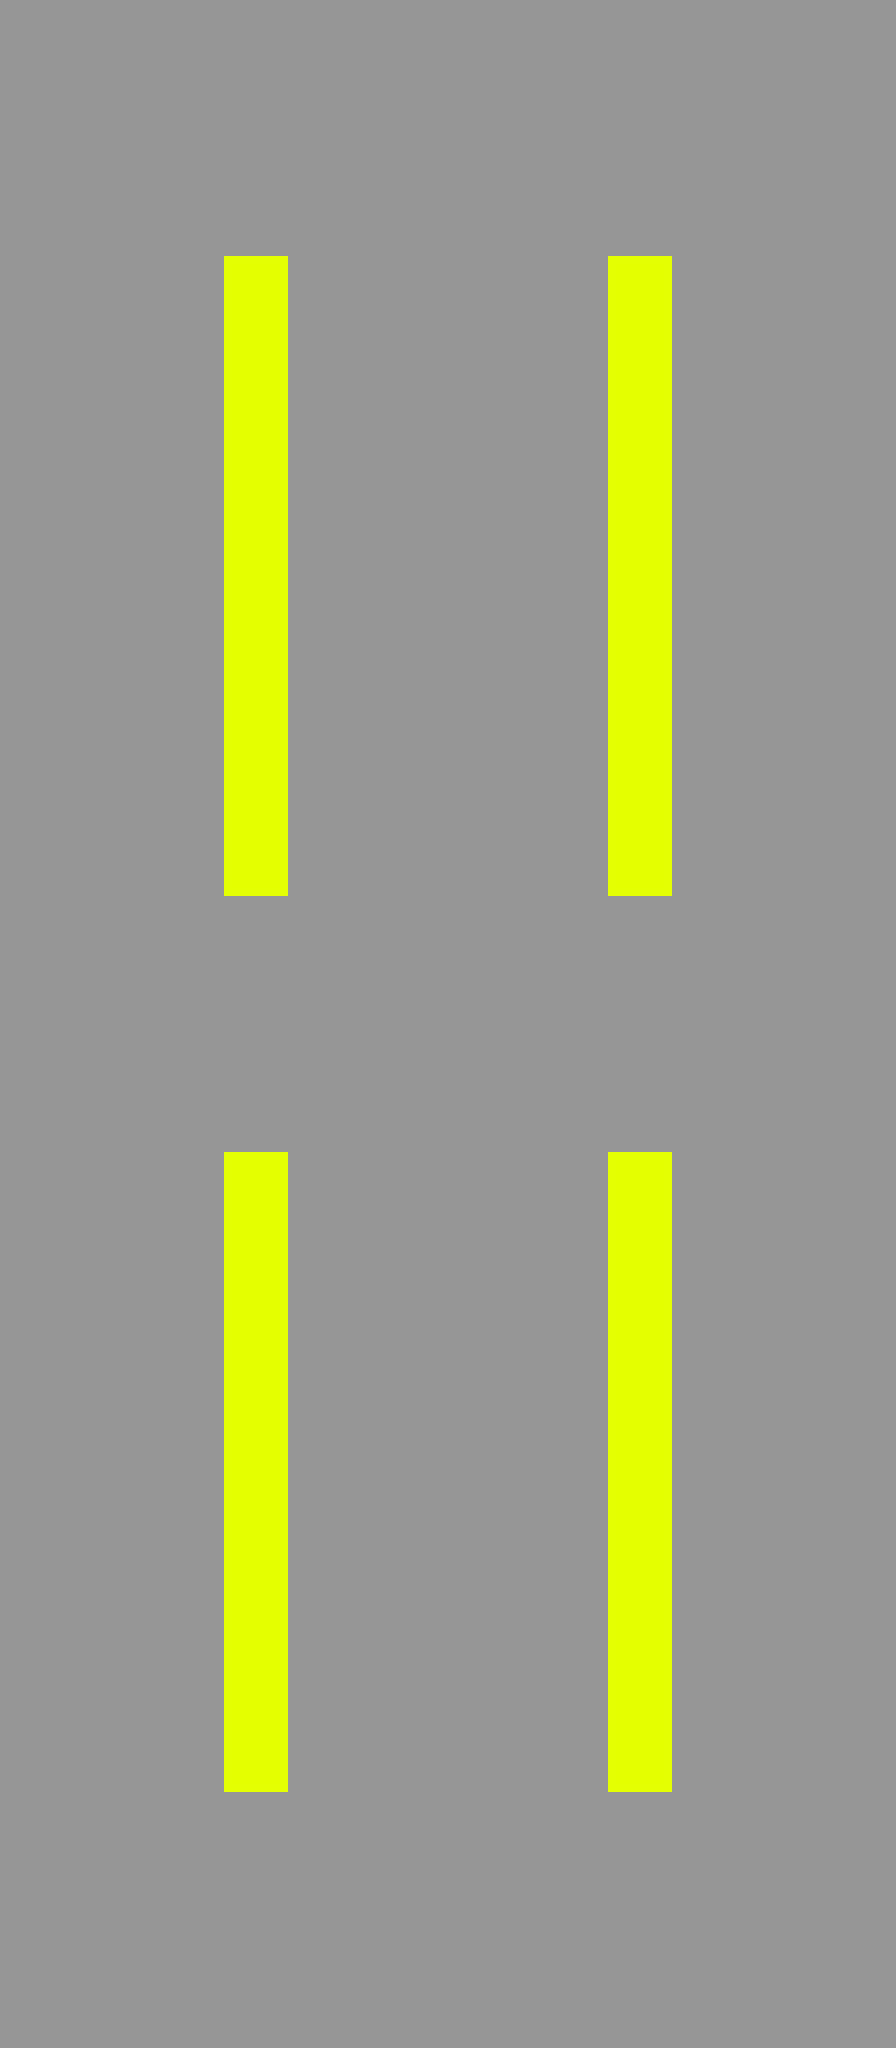

Below is a game level as drawn by its tile map, then a one-line description and the .tmx that defines it (tile-layer data replaced by summaries):
An orthogonal 7x16 tile map with 144x144 px tiles, 1 tile layer (Tile Layer 1).

<map version="1.0" tiledversion="1.1.6" orientation="orthogonal" renderorder="right-down" width="7" height="16" tilewidth="144" tileheight="144" infinite="0" nextobjectid="1">
 <tileset firstgid="1" source="tileset.tsx" />
 <layer name="Tile Layer 1" width="7" height="16">
  <data>[112 cells, 112 non-empty, 3 distinct tile ids]</data>
 </layer>
</map>
